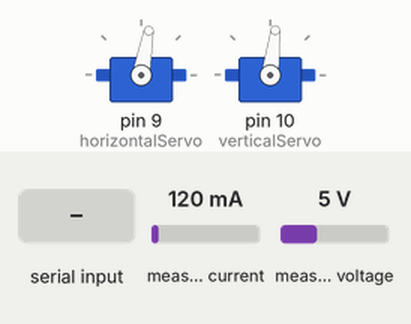
A sketch run on a simulated Arduino Uno, built with avr-gcc and run on an emulated ATmega328P. Shown: 2 × servo. The inputs (shaded band) are chosen by the test bench; at power-on: measured current 120 mA, measured voltage 5 V. What the sketch prints to the serial monitor is not drawn.

Above: at 1.2 s.
1.3 s: "90,45\n" received over Serial
At 2.6 s:
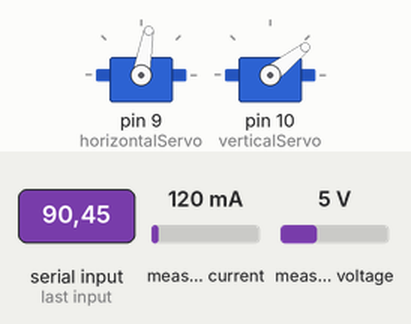
3.3 s: "5\n" received over Serial
At 5.9 s:
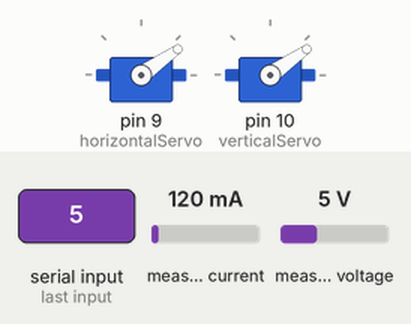
6.3 s: "30,150\n" received over Serial
At 8.0 s:
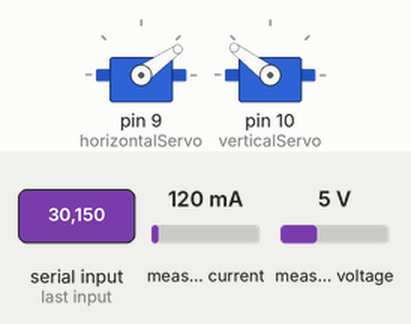
9.3 s: "90\n" received over Serial
At 10.76 s:
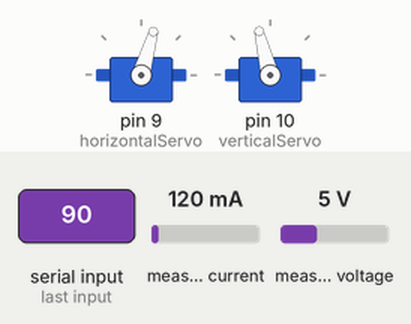
12.3 s: "200\n" received over Serial
At 14.9 s:
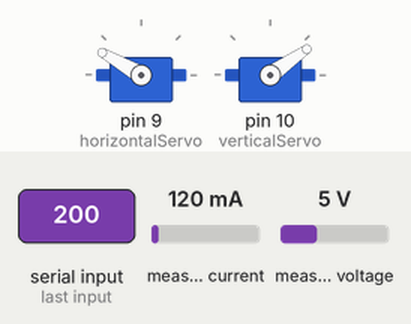
15.3 s: "1,90\n" received over Serial
At 17.8 s:
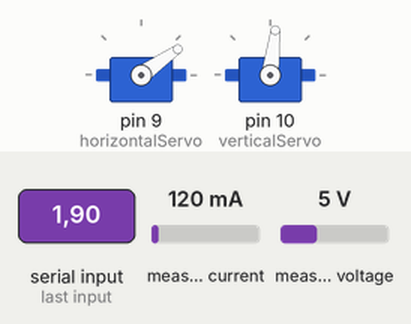
Timing chart, 0 to 19.3 s (numbered marks = the images above; inputs shaded):
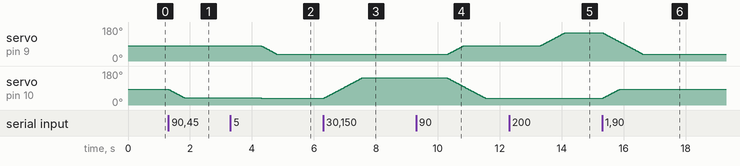

Measured:
- after the input at 1.3 s, servo on pin 10 (verticalServo): moves from 83° to 38° over 0.51 s, starting at once
- after the input at 3.3 s, servo on pin 9 (horizontalServo): moves from 80° to 35° over 0.51 s, starting after 1.0 s; servo on pin 10 (verticalServo): 38° → 35° after 1.0 s
- after the input at 6.3 s, servo on pin 10 (verticalServo): moves from 35° to 143° over 1.2 s, starting at once
- after the input at 9.3 s, servo on pin 9 (horizontalServo): moves from 35° to 80° over 0.51 s, starting after 1.0 s; servo on pin 10 (verticalServo): moves from 143° to 35° over 1.2 s, starting after 1.0 s
- after the input at 12.3 s, servo on pin 9 (horizontalServo): moves from 80° to 150° over 0.80 s, starting after 1.0 s
- after the input at 15.3 s, servo on pin 9 (horizontalServo): moves from 150° to 35° over 1.3 s, starting at once; servo on pin 10 (verticalServo): moves from 35° to 83° over 0.55 s, starting at once

The sketch:

Motor_and_Sensor_Solar_Panel.ino
```cpp
#include <Servo.h>
#include <Wire.h>
#include <Adafruit_INA219.h>

Servo horizontalServo;
Servo verticalServo;

Adafruit_INA219 ina219;

int originH = 80;
int originV = 83;

int targetH = originH;
int targetV = originV;

int currentH = originH;
int currentV = originV;

void setup() {

  horizontalServo.attach(9);
  verticalServo.attach(10);

  Serial.begin(9600);

  if (!ina219.begin()) {
    Serial.println("INA219 not detected");
    while (1);
  }

  horizontalServo.write(originH);
  verticalServo.write(originV);
}

void loop() {

  // -------- CONTINUOUS SENSOR READINGS --------
  float busVoltage = ina219.getBusVoltage_V();
  float current = ina219.getCurrent_mA();
  float power = ina219.getPower_mW();

  Serial.println(power);

  // -------- CHECK USER INPUT --------
  if (Serial.available() > 1) {

    int inputH = Serial.parseInt(); //pitch 0 is normal
    int inputV = Serial.parseInt(); //roll 0 is west

    // Convert relative input to real30  servo angles
    targetH = originH + (inputH - 90);
    targetV = originV + (inputV - 90);

    targetH = constrain(targetH, 35, 150);
    targetV = constrain(targetV, 35, 150);
  }

  // -------- SMOOTH MOVEMENT --------

  if (currentH < targetH) currentH++;
  else if (currentH > targetH) currentH--;

  if (currentV < targetV) currentV++;
  else if (currentV > targetV) currentV--;

  horizontalServo.write(currentH);
  verticalServo.write(currentV);

  delay(5);
}
```
